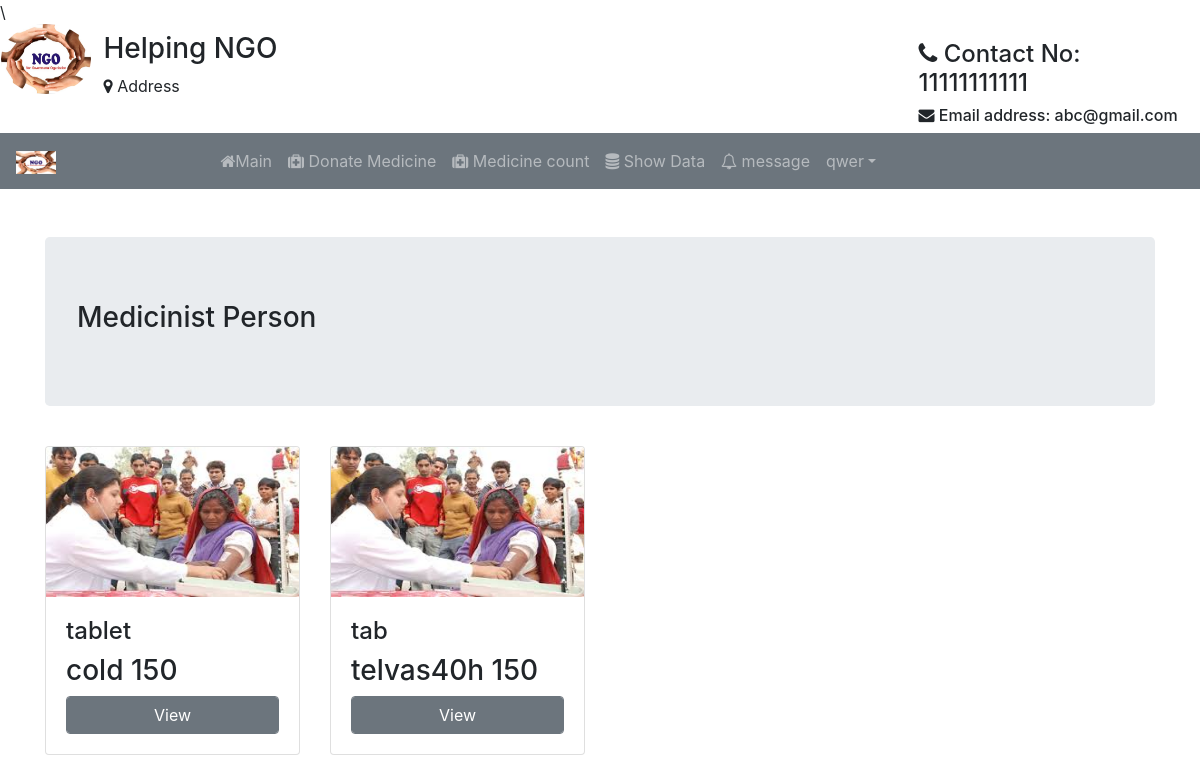
Page /mn/ (signed in) on the earlier database version.
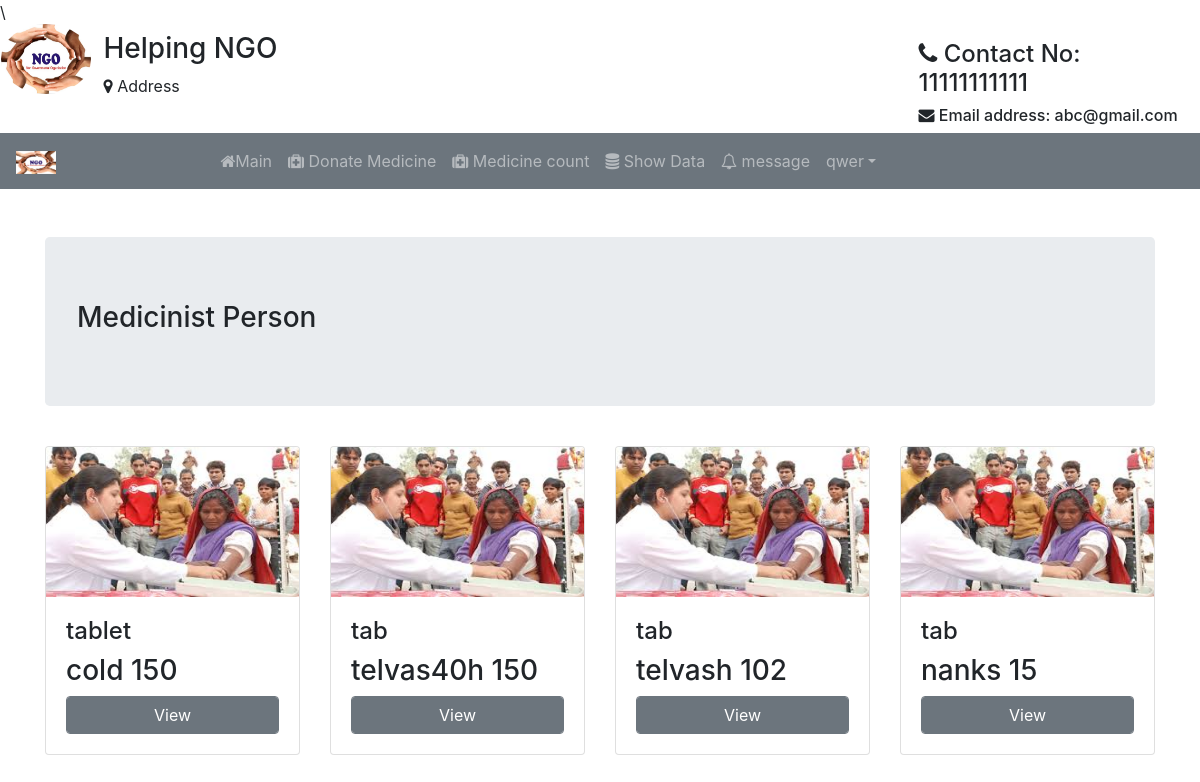
Same page on the later database version.
### Student/models.py (models this page shows)
class User(AbstractUser):
	t = (
		(1,'Medicinist'),
		(2,'Org'),
		(3,'Anonymous'),
		)
	role = models.IntegerField(default=3,choices=t)
	g=[('M',"Male"),('F','Female')]
	age=models.IntegerField(default=10)
	impf=models.ImageField(upload_to='Medicines/',default="ngo1.jpg")
	gender=models.CharField(max_length=10,choices=g,default="F")
	organization_name=models.CharField(max_length=120,default="ngo")
	hospital_name=models.CharField(max_length=120,default="ap")
	phone_no=models.CharField(null=True,default="1234567890",max_length=10)
	pan_no=models.CharField(max_length=10,default="ABC1234DE5")
	address=models.CharField(max_length=200,default="Tirupathi")

class MedicineInfo(models.Model):
	organization_name=models.CharField(max_length=120,default="ngo")
	pharmacy_name=models.CharField(max_length=500)
	medicine_name=models.CharField(max_length=120)
	quantity=models.CharField(max_length=30)
	batch_no=models.IntegerField(unique=True)
	category=models.CharField(max_length=120)
	production_date=models.DateField()
	entry_date=models.DateField()
	expiry_date=models.DateField()
	created_date=models.DateField(auto_now=True)
	days_count=models.DateField(null=True)
	uid=models.ForeignKey(User,on_delete=models.CASCADE)
	impf=models.ImageField(upload_to='Medicines/',default="ngo1.jpg")

### Student/views.py (the view)
# urls.py: path('mn/',views.mainpage,name="mnp"),
def mainpage(request):
	mdl = MedicineInfo.objects.filter(uid_id=request.user.id)
	return render(request,'htfiles/mainpage.html',{'t':mdl})

### Student/templates/htfiles/mainpage.html (shortened to what this page needs)
{% extends 'htfiles/header.html' %}
{% block content %}
<div class="container mt-5">
	<div class="jumbotron">
		{% if user.is_superuser %}
		<h3>Super User</h3>
		{% elif user.role == 1 %}
		<h3>Medicinist Person </h3>
		{% elif user.role == 2 %}
		<h3>Organization Person </h3>
		{% else %}
		<h3>Anonymous User</h3>
		{% endif %}
	</div>
	{% if user.role == 1 %}
	<div class="row">
		{% for j in t %}
		<div class="col col-md-3">
			<div class="card my-2">
				<img class="card-img-top" src="{{j.impf.url}}" alt="Card image" style="height:150px;width:100%">
				<div class="card-body">
					<h4>{{j.category}}</h4>
				<h3>{{j.medicine_name}} <span>{{j.quantity}}</span></h3>
				<a href="#" class="btn btn-secondary form-control">View</a>
				</div>
			</div>
		</div>
		{% endfor %}
	</div>
	{% endif %}
</div>
{% endblock %}

### Student/templates/htfiles/header.html (shortened to what this page needs)
{% load static %}
<!DOCTYPE html>
<html lang="en">
<head>
   <link rel="stylesheet" href="{% static 'css/bootstrap.min.css' %}">
  <link rel="stylesheet" type="text/css" href="https://stackpath.bootstrapcdn.com/font-awesome/4.7.0/css/font-awesome.min.css">
</head>
<body>
	{% include 'htfiles/navbar.html' %}
	{% block content %}
	{% endblock %}
</body>
</html>

### Student/templates/htfiles/navbar.html (shortened to what this page needs)
{% load static %}
<div class="row">
  <div class="col col-md-1" style="margin-left:1px;">
  <img src="{% static 'images/NGO.jpg' %}" alt="logo" style="width:90px; height: 70px;" class="rounded-circle">
  </div>
  <div class="col mt-2">
    <h3>Helping NGO</h3>
    <p><i class="fa fa-map-marker" aria-hidden="true"></i>
Address</p>
  </div>
  <div class="col-md-3" style="margin-right: 4px">
    <h4 class="mt-3"><i class="fa fa-phone" aria-hidden="true"></i>
Contact No: 11111111111</h4>
    <h6><i class="fa fa-envelope" aria-hidden="true"></i>   Email address: abc@gmail.com</h6>
  </div>
</div>
<nav class="navbar navbar-expand-sm bg-secondary text-white navbar-dark">
  <a class="navbar-brand" href="#">
    <img src="{% static 'images/NGO.jpg' %}" alt="logo" style="width: 40px;">
  </a>
  <ul class="navbar-nav ml-auto text-white" style="margin-right: 300px">
{% if not user.is_authenticated %}
    <li class="nav-item" style="margin-right: 80px">
      <a class="nav-link" href="#"><i class="fa fa-home" aria-hidden="true"></i>
Home</a>
    </li>
    <li class="nav-item" style="margin-right: 80px">
      <a class="nav-link" href="{% url 'ab' %}"><i class="fa fa-user" aria-hidden="true"></i>
About us</a>
   <!--  </li>
    <li class="nav-item" style="margin-right: 80px">
      <a class="nav-link" href="#">Volunteers</a>
    </li> -->
    <li class="nav-item" style="margin-right: 80px">
      <a class="nav-link" href="{% url 'don' %}"><i class="fa fa-users" aria-hidden="true"></i>
Our workers</a>
    </li>
    <li class="nav-item" style="margin-right: 80px">
      <a class="nav-link" href="#"><i class="fa fa-phone" aria-hidden="true"></i>
Contact us</a>
    </li>
    <li class="nav-item">
      <a class="nav-link" href="{% url 'log' %}"><span class="glyphicon glyphicon-user"></span><i class="fa fa-sign-in" aria-hidden="true"></i>
Login</a>
    </li>
  {% elif user.role == 1 %}
  <li class="nav-item">
        <a class="nav-link" href="{% url 'mnp' %}"><i class="fa fa-home" aria-hidden="true"></i>Main</a>
      </li>
      <li class="nav-item">
        <a class="nav-link" href="{% url 'up' %}"><i class="fa fa-medkit" aria-hidden="true"></i>
Donate Medicine</a>
      </li>
      <li class="nav-item">
        <a class="nav-link" href="#"><i class="fa fa-medkit" aria-hidden="true"></i>
Medicine count</a>
      </li>
      <li class="nav-item">
        <a class="nav-link" href="{% url 'tab' %}"><i class="fa fa-database" aria-hidden="true"></i>
Show Data</a>
      </li>
      <li class="nav-item">
        <a class="nav-link" href="#"><i class="fa fa-bell-o" aria-hidden="true"></i>
message </a>
      </li>
      <li class="dropdown">
      <a type="button" class="nav-link dropdown-toggle" data-toggle="dropdown">{{user.username}}</a>
    {% endif %}
    </ul>
</nav>

### Student/templates/htfiles/navbar.html (style rules this page uses)
.nav-link { color: light; }

Differences in the rows shown:
added MedicineInfo: impf (picture), category "tab", medicine_name "telvash", quantity "102"
added MedicineInfo: impf (picture), category "tab", medicine_name "nanks", quantity "15"
